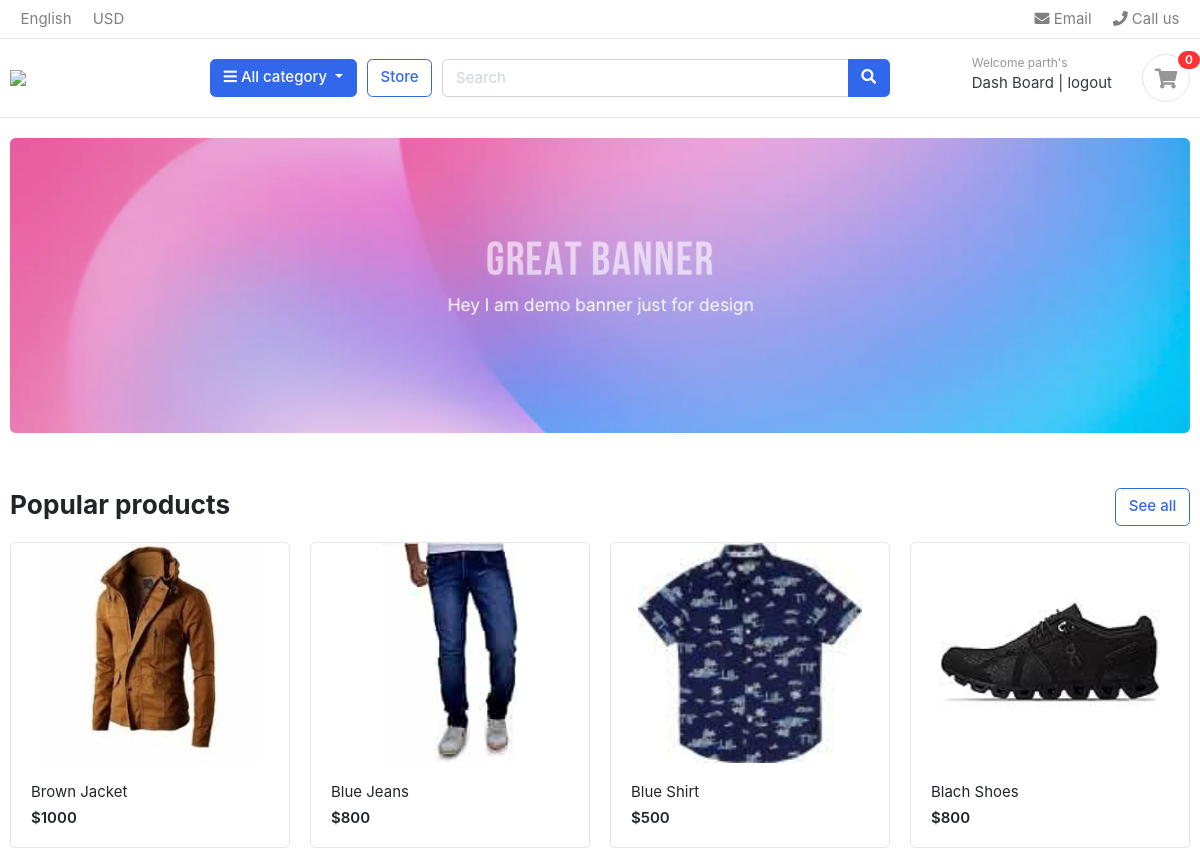
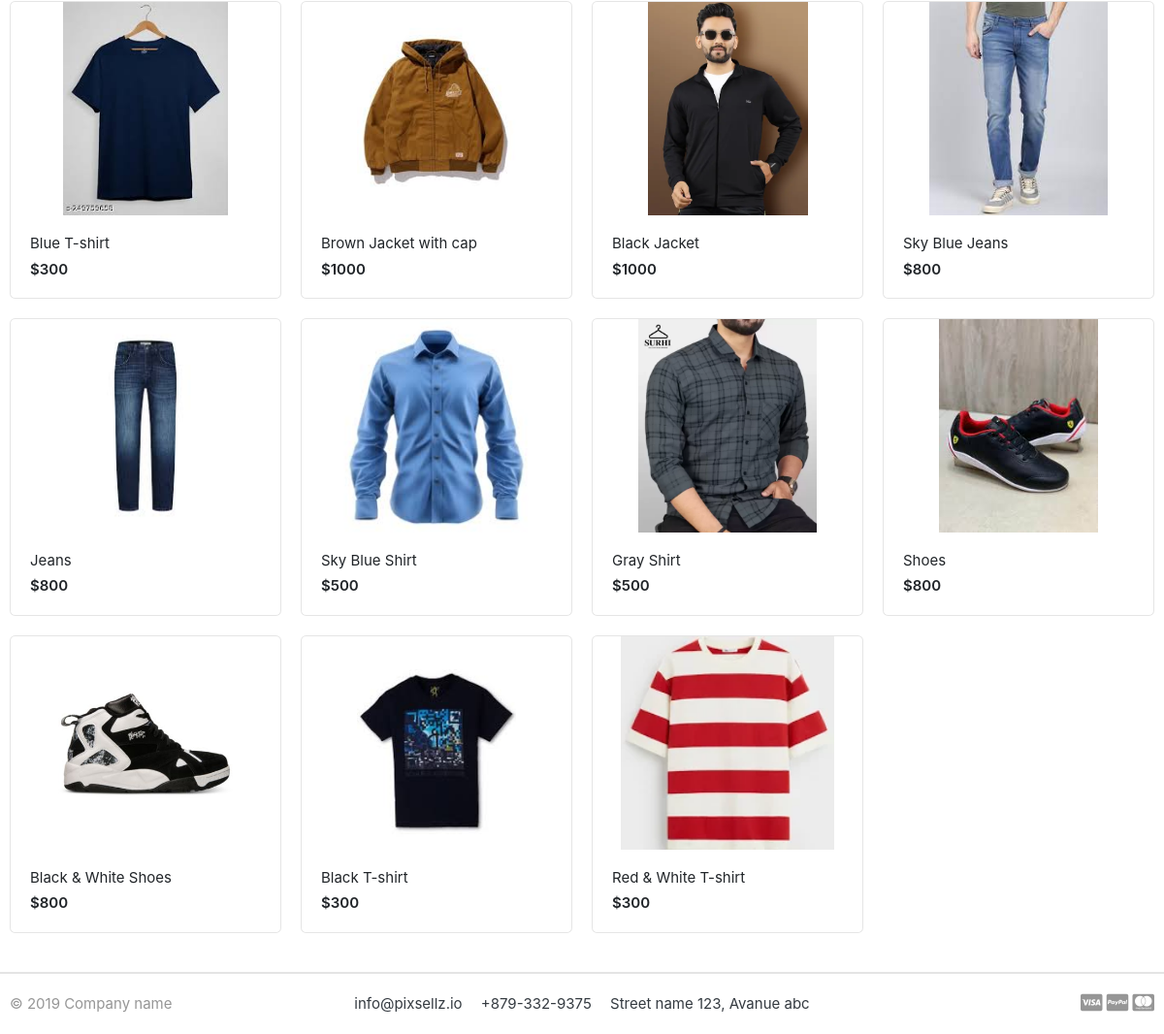
The page / (signed in) on the database its author committed (2 pictures, top to bottom).
### account/models.py (models this page shows, shortened)
class Account(AbstractBaseUser):
    first_name = models.CharField(max_length = 50)
    last_name = models.CharField(max_length = 50)
    email = models.EmailField(max_length = 50, unique = True)
    username = models.CharField(max_length = 50, unique = True)
    phone_number = models.CharField(max_length = 10)
    date_joined = models.DateTimeField(auto_now_add = True)
    last_login = models.DateTimeField(auto_now_add = True)
    is_admin = models.BooleanField(default = False)
    is_staff = models.BooleanField(default = False)
    is_active = models.BooleanField(default = False)
    is_superadmin = models.BooleanField(default = False)
    USERNAME_FIELD = 'email'
    REQUIRED_FIELDS = ['username', 'first_name','last_name']
    objects = MyAccountManager()

### store/models.py (models this page shows, shortened)
class Product(models.Model):
    product_name = models.CharField(max_length=200, unique=True)
    slug = models.SlugField(max_length=200, unique=True)
    description = models.TextField(max_length=200, unique=True)
    price = models.IntegerField()
    images = models.ImageField(upload_to= 'photos/products', unique=True)
    stoke = models.IntegerField()
    is_available = models.BooleanField(default=True)
    category = models.ForeignKey(Category, on_delete=models.CASCADE)
    created_date = models.DateTimeField(auto_now_add=True)
    modified_date = models.DateTimeField(auto_now=True)
    def get_url(self):
        return reverse('product_detail', args = [self.category.slug, self.slug])

### Ecommerce/views.py (the view)
# urls.py: 2. Add a URL to urlpatterns:  path('', views.home, name='home')
def home(request):
    products = Product.objects.all().filter(is_available = True)
    context = {
        'products': products
    }
    return render(request, 'index.html', context)

### cart/context_processor.py (called while the page is built)
def counter(request):
    cart_count = 0
    if 'admin' in request.path:
        return {}
    else:
        try:
            cart = Cart.objects.filter(cart_id = _cart_id(request))
            cart_items = CartItem.objects.all().filter(cart = cart[:1])
            for cart_item in cart_items:
                cart_count += cart_item.quantity
        except Cart.DoesNotExist:
            cart_count = 0
        return dict(cart_count = cart_count )

### cart/views.py (called while the page is built)
def _cart_id(request):
    cart = request.session.session_key
    if not cart:
        cart = request.session.create()
    return cart

### category/context_processors.py (called while the page is built)
def menu_links(request):
    links = Category.objects.all()
    return dict(links = links)

### category/models.py (called while the page is built)
    def get_url(self):
        return reverse('products_by_category', args = [self.slug])

### templates/index.html (shortened to what this page needs)
{% extends "./base.html" %}
{% load static %}
{% block content %}
    <section class="section-intro padding-y-sm">
        <div class="container">
            <div class="intro-banner-wrap">
                <img src="{% static "images/banners/1.jpg" %}" class="img-fluid rounded">
            </div>
        </div>
    </section>
    <section class="section-name padding-y-sm">
        <div class="container">
            <header class="section-heading">
                <a href="./store.html" class="btn btn-outline-primary float-right">See all</a>
                <h3 class="section-title">Popular products</h3>
            </header>
            <div class="row">
                {% for product in products %}
                <div class="col-md-3">
                    <div class="card card-product-grid">
                        <a href="./product-detail.html" class="img-wrap"> <img src="{{product.images.url}}"> </a>
                        <figcaption class="info-wrap">
                            <a href="{{ product.get_url }}" class="title">{{product.product_name}}</a>
                            <div class="price mt-1">${{product.price}}</div>
                        </figcaption>
                    </div>
                </div>
                {% endfor %}
            </div>
        </div>
    </section>
{% endblock content %}

### templates/base/header.html (shortened to what this page needs)
{% load static %}
<header class="section-header">
    <nav class="navbar p-md-0 navbar-expand-sm navbar-light border-bottom">
        <div class="container">
            <div class="collapse navbar-collapse" id="navbarTop4">
                <ul class="navbar-nav mr-auto">
                    <li class="nav-item dropdown">
                        <a href="#" class="nav-link"> English </a>
                    </li>
                    <li class="nav-item dropdown">
                        <a href="#" class="nav-link"> USD </a>
                    </li>
                </ul>
                <ul class="navbar-nav">
                    <li><a href="#" class="nav-link"> <i class="fa fa-envelope"></i> Email </a></li>
                    <li><a href="#" class="nav-link"> <i class="fa fa-phone"></i> Call us </a></li>
                </ul>
            </div>
        </div>
    </nav>
    <section class="header-main border-bottom">
        <div class="container">
            <div class="row align-items-center">
                <div class="col-lg-2 col-md-3 col-6">
                    <a href="{% url "home" %}" class="brand-wrap">
                        <img class="logo" src="{% static "./images/logo.png" %}">
                    </a>
                </div>
                <div class="col-lg col-sm col-md col-6 flex-grow-0">
                    <div class="category-wrap dropdown d-inline-block float-right">
                        <button type="button" class="btn btn-primary dropdown-toggle" data-toggle="dropdown">
                            <i class="fa fa-bars"></i> All category
                        </button>
                    </div>
                </div>
                <a href="{% url "store" %}" class="btn btn-outline-primary">Store</a>
                <div class="col-lg  col-md-6 col-sm-12 col">
                    <form action="{% url "search" %}" class="search" method="GET">
                        <div class="input-group w-100">
                            <input type="text" class="form-control" style="width:60%;" placeholder="Search" name="keyword">
                            <div class="input-group-append">
                                <button class="btn btn-primary" type="submit">
                                    <i class="fa fa-search"></i>
                                </button>
                            </div>
                        </div>
                    </form>
                </div>
                <div class="col-lg-3 col-sm-6 col-8 order-2 order-lg-3">
                    <div class="d-flex justify-content-end mb-3 mb-lg-0">
                        <div class="widget-header">
                            {% if user.id is None %}
                            <small class="title text-muted">Welcome guest!</small>
                            <div>
                                <a href="{% url "login" %}">Sign in</a> <span class="dark-transp"> | </span>
                                <a href="{% url "register" %}"> Register</a>
                            </div>
                            {% else %}
                            <small class="title text-muted">Welcome {{ user.first_name }}</small>
                            <div>
                                <a href="{% url "dashboard" %}">Dash Board</a> <span class="dark-transp"> | </span>
                                <a href="{% url "logout" %}"> logout</a>
                            </div>
                            {% endif %}
                        </div>
                        <a href="./cart.html" class="widget-header pl-3 ml-3">
                            <div class="icon icon-sm rounded-circle border"><i class="fa fa-shopping-cart"></i>
                            </div>
                            <span class="badge badge-pill badge-danger notify">{{ cart_count }}</span>
                        </a>
                    </div>
                </div>
            </div>
        </div>
    </section>
</header>

### static/css/ui.css (style rules this page uses)
html { font-family: "Inter", sans-serif; font-size: 15px; }
.img-wrap { text-align: center; display: block; }
.img-wrap img { max-width: 100%; }
.icon-xs, .icon-sm, .icon-md, .icon-lg { display: inline-block; text-align: center; flex-shrink: 0; flex-grow: 0; }
.icon-sm { width: 48px; height: 48px; line-height: 48px !important; font-size: 20px; }
.padding-y-sm { padding-top: 20px; padding-bottom: 20px; }
.section-heading { margin-bottom: 20px; margin-top: 15px; }
.section-title { color: #212529; }
.header-main { position: relative; padding-top: 1rem; padding-bottom: 1rem; }
.brand-wrap .logo, .navbar-brand .logo { margin-right: 7px; max-height: 42px; display: inline-block; }
.widget-header { display: inline-block; vertical-align: middle; position: relative; }
.widget-header a { color: #343a40; }
.widget-header i { color: #969696; }
.widget-header .title { display: block; }
.widget-header .notify { position: absolute; top: -3px; right: -10px; }
[class*=card-product] a.title { color: #212529; display: block; }
[class*=card-product] .img-wrap { overflow: hidden; position: relative; }
[class*=card-product] .img-wrap img { height: 100%; max-width: 100%; width: auto; display: inline-block; -o-object-fit: cover; object-fit: cover; }
.card-product-grid { margin-bottom: 20px; }
.card-product-grid .img-wrap { border-radius: 0.2rem 0.2rem 0 0; height: 220px; }
.card-product-grid .info-wrap { overflow: hidden; padding: 18px 20px; }
.card .img-wrap { overflow: hidden; }
.notify { position: absolute; top: -4px; right: -10px; display: inline-block; padding: 0.25em 0.6em; font-size: 12px; line-height: 1; text-align: center; border-radius: 3rem; color: #fff; background-color: #fa3434; }
.price { font-weight: 600; color: #212529; }

### rows shown on the page
Account: first_name "parth's"
Product: images (picture), product_name "Brown Jacket", price "1000"
Product: images (picture), product_name "Blue Jeans", price "800"
Product: images (picture), product_name "Blue Shirt", price "500"
Product: images (picture), product_name "Blach Shoes", price "800"
Product: images (picture), product_name "Blue T-shirt", price "300"
Product: images (picture), product_name "Brown Jacket with cap", price "1000"
Product: images (picture), product_name "Black Jacket", price "1000"
Product: images (picture), product_name "Sky Blue Jeans", price "800"
Product: images (picture), product_name "Jeans", price "800"
Product: images (picture), product_name "Sky Blue Shirt", price "500"
Product: images (picture), product_name "Gray Shirt", price "500"
Product: images (picture), product_name "Shoes", price "800"
Product: images (picture), product_name "Black & White Shoes", price "800"
Product: images (picture), product_name "Black T-shirt", price "300"
Product: images (picture), product_name "Red & White T-shirt", price "300"

### other values the page prints
{{ cart_count }} "0"
